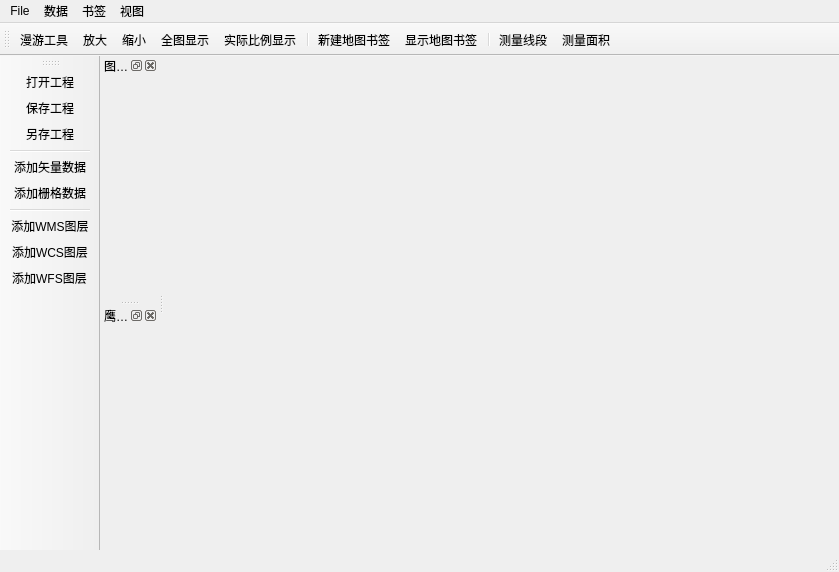
<?xml version="1.0" encoding="UTF-8"?>
<ui version="4.0">
 <class>DataViewerClass</class>
 <widget class="QMainWindow" name="DataViewerClass">
  <property name="geometry">
   <rect>
    <x>0</x>
    <y>0</y>
    <width>839</width>
    <height>572</height>
   </rect>
  </property>
  <property name="windowTitle">
   <string>DataViewer</string>
  </property>
  <widget class="QWidget" name="centralWidget"/>
  <widget class="QMenuBar" name="menuBar">
   <property name="geometry">
    <rect>
     <x>0</x>
     <y>0</y>
     <width>839</width>
     <height>23</height>
    </rect>
   </property>
   <widget class="QMenu" name="menuFile">
    <property name="title">
     <string>File</string>
    </property>
    <addaction name="actionNewProject"/>
    <addaction name="actionOpenProject"/>
    <addaction name="actionSaveProject"/>
    <addaction name="actionSaveAsProject"/>
    <addaction name="separator"/>
    <addaction name="actionExit"/>
   </widget>
   <widget class="QMenu" name="menu">
    <property name="title">
     <string>数据</string>
    </property>
    <widget class="QMenu" name="menuMeasure">
     <property name="title">
      <string>测量</string>
     </property>
     <addaction name="actionMeasureLine"/>
     <addaction name="actionMeasureArea"/>
     <addaction name="actionMeasureAngle"/>
    </widget>
    <addaction name="actionAddVectorData"/>
    <addaction name="actionAddRasterData"/>
    <addaction name="actionAddWmsLayer"/>
    <addaction name="actionAddWfsLayer"/>
    <addaction name="actionAddWcsLayer"/>
    <addaction name="separator"/>
    <addaction name="menuMeasure"/>
   </widget>
   <widget class="QMenu" name="menu_2">
    <property name="title">
     <string>书签</string>
    </property>
    <addaction name="actionNewBookmark"/>
    <addaction name="actionShowBookmarks"/>
   </widget>
   <widget class="QMenu" name="menu_3">
    <property name="title">
     <string>视图</string>
    </property>
    <addaction name="actionLayerTreeControl"/>
    <addaction name="actionOverviewMap"/>
   </widget>
   <addaction name="menuFile"/>
   <addaction name="menu"/>
   <addaction name="menu_2"/>
   <addaction name="menu_3"/>
  </widget>
  <widget class="QToolBar" name="mainToolBar">
   <attribute name="toolBarArea">
    <enum>LeftToolBarArea</enum>
   </attribute>
   <attribute name="toolBarBreak">
    <bool>false</bool>
   </attribute>
   <addaction name="actionOpenProject"/>
   <addaction name="actionSaveProject"/>
   <addaction name="actionSaveAsProject"/>
   <addaction name="separator"/>
   <addaction name="actionAddVectorData"/>
   <addaction name="actionAddRasterData"/>
   <addaction name="separator"/>
   <addaction name="actionAddWmsLayer"/>
   <addaction name="actionAddWcsLayer"/>
   <addaction name="actionAddWfsLayer"/>
  </widget>
  <widget class="QStatusBar" name="statusBar"/>
  <widget class="QToolBar" name="toolBar">
   <property name="windowTitle">
    <string>toolBar</string>
   </property>
   <attribute name="toolBarArea">
    <enum>TopToolBarArea</enum>
   </attribute>
   <attribute name="toolBarBreak">
    <bool>false</bool>
   </attribute>
   <addaction name="actionPan"/>
   <addaction name="actionZoomIn"/>
   <addaction name="actionZoomOut"/>
   <addaction name="actionFullExtent"/>
   <addaction name="actionZoomActual"/>
   <addaction name="separator"/>
   <addaction name="actionNewBookmark"/>
   <addaction name="actionShowBookmarks"/>
   <addaction name="separator"/>
   <addaction name="actionMeasureLine"/>
   <addaction name="actionMeasureArea"/>
  </widget>
  <widget class="QDockWidget" name="LayerTreeControl">
   <property name="windowTitle">
    <string>图层管理器</string>
   </property>
   <attribute name="dockWidgetArea">
    <number>1</number>
   </attribute>
   <widget class="QWidget" name="dockWidgetContents"/>
  </widget>
  <widget class="QDockWidget" name="OverviewMap">
   <property name="floating">
    <bool>false</bool>
   </property>
   <property name="windowTitle">
    <string>鹰眼图</string>
   </property>
   <attribute name="dockWidgetArea">
    <number>1</number>
   </attribute>
   <widget class="QWidget" name="dockWidgetContents_2"/>
  </widget>
  <action name="actionAddVectorData">
   <property name="icon">
    <iconset resource="dataviewer.qrc">
     <normaloff>:/images/Resources/mActionAddOgrLayer.svg</normaloff>:/images/Resources/mActionAddOgrLayer.svg</iconset>
   </property>
   <property name="text">
    <string>添加矢量数据</string>
   </property>
   <property name="toolTip">
    <string>添加矢量数据</string>
   </property>
  </action>
  <action name="actionAddRasterData">
   <property name="icon">
    <iconset resource="dataviewer.qrc">
     <normaloff>:/images/Resources/mActionAddRasterLayer.svg</normaloff>:/images/Resources/mActionAddRasterLayer.svg</iconset>
   </property>
   <property name="text">
    <string>添加栅格数据</string>
   </property>
   <property name="toolTip">
    <string>添加栅格数据</string>
   </property>
  </action>
  <action name="actionAddWmsLayer">
   <property name="icon">
    <iconset resource="dataviewer.qrc">
     <normaloff>:/images/Resources/mActionAddWmsLayer.svg</normaloff>:/images/Resources/mActionAddWmsLayer.svg</iconset>
   </property>
   <property name="text">
    <string>添加WMS图层</string>
   </property>
   <property name="toolTip">
    <string>添加WMS图层</string>
   </property>
  </action>
  <action name="actionAddWfsLayer">
   <property name="icon">
    <iconset resource="dataviewer.qrc">
     <normaloff>:/images/Resources/mActionAddWfsLayer.svg</normaloff>:/images/Resources/mActionAddWfsLayer.svg</iconset>
   </property>
   <property name="text">
    <string>添加WFS图层</string>
   </property>
   <property name="toolTip">
    <string>添加WFS图层</string>
   </property>
  </action>
  <action name="actionAddWcsLayer">
   <property name="icon">
    <iconset resource="dataviewer.qrc">
     <normaloff>:/images/Resources/mActionAddWcsLayer.svg</normaloff>:/images/Resources/mActionAddWcsLayer.svg</iconset>
   </property>
   <property name="text">
    <string>添加WCS图层</string>
   </property>
   <property name="toolTip">
    <string>添加WCS图层</string>
   </property>
  </action>
  <action name="actionZoomIn">
   <property name="icon">
    <iconset resource="dataviewer.qrc">
     <normaloff>:/images/Resources/mActionZoomIn.svg</normaloff>:/images/Resources/mActionZoomIn.svg</iconset>
   </property>
   <property name="text">
    <string>放大</string>
   </property>
   <property name="toolTip">
    <string>放大</string>
   </property>
  </action>
  <action name="actionZoomOut">
   <property name="icon">
    <iconset resource="dataviewer.qrc">
     <normaloff>:/images/Resources/mActionZoomOut.svg</normaloff>:/images/Resources/mActionZoomOut.svg</iconset>
   </property>
   <property name="text">
    <string>缩小</string>
   </property>
   <property name="toolTip">
    <string>缩小</string>
   </property>
  </action>
  <action name="actionFullExtent">
   <property name="icon">
    <iconset resource="dataviewer.qrc">
     <normaloff>:/images/Resources/mActionZoomFullExtent.svg</normaloff>:/images/Resources/mActionZoomFullExtent.svg</iconset>
   </property>
   <property name="text">
    <string>全图显示</string>
   </property>
   <property name="toolTip">
    <string>全图显示</string>
   </property>
  </action>
  <action name="actionZoomActual">
   <property name="icon">
    <iconset resource="dataviewer.qrc">
     <normaloff>:/images/Resources/mActionZoomActual.svg</normaloff>:/images/Resources/mActionZoomActual.svg</iconset>
   </property>
   <property name="text">
    <string>实际比例显示</string>
   </property>
   <property name="toolTip">
    <string>实际比例显示</string>
   </property>
  </action>
  <action name="actionNewBookmark">
   <property name="icon">
    <iconset resource="dataviewer.qrc">
     <normaloff>:/images/Resources/mActionNewBookmark.svg</normaloff>:/images/Resources/mActionNewBookmark.svg</iconset>
   </property>
   <property name="text">
    <string>新建地图书签</string>
   </property>
   <property name="toolTip">
    <string>新建地图书签</string>
   </property>
  </action>
  <action name="actionShowBookmarks">
   <property name="icon">
    <iconset resource="dataviewer.qrc">
     <normaloff>:/images/Resources/mActionShowBookmarks.svg</normaloff>:/images/Resources/mActionShowBookmarks.svg</iconset>
   </property>
   <property name="text">
    <string>显示地图书签</string>
   </property>
   <property name="toolTip">
    <string>显示地图书签</string>
   </property>
  </action>
  <action name="actionPan">
   <property name="icon">
    <iconset resource="dataviewer.qrc">
     <normaloff>:/images/Resources/mActionPan.svg</normaloff>:/images/Resources/mActionPan.svg</iconset>
   </property>
   <property name="text">
    <string>漫游工具</string>
   </property>
   <property name="toolTip">
    <string>漫游工具</string>
   </property>
  </action>
  <action name="actionOpenProject">
   <property name="icon">
    <iconset resource="dataviewer.qrc">
     <normaloff>:/images/Resources/mActionFileOpen.svg</normaloff>:/images/Resources/mActionFileOpen.svg</iconset>
   </property>
   <property name="text">
    <string>打开工程</string>
   </property>
   <property name="toolTip">
    <string>打开QGIS工程</string>
   </property>
  </action>
  <action name="actionSaveProject">
   <property name="icon">
    <iconset resource="dataviewer.qrc">
     <normaloff>:/images/Resources/mActionFileSave.svg</normaloff>:/images/Resources/mActionFileSave.svg</iconset>
   </property>
   <property name="text">
    <string>保存工程</string>
   </property>
   <property name="toolTip">
    <string>保存QGIS工程文件</string>
   </property>
  </action>
  <action name="actionSaveAsProject">
   <property name="icon">
    <iconset resource="dataviewer.qrc">
     <normaloff>:/images/Resources/mActionFileSaveAs.svg</normaloff>:/images/Resources/mActionFileSaveAs.svg</iconset>
   </property>
   <property name="text">
    <string>另存工程</string>
   </property>
   <property name="toolTip">
    <string>QGIS工程另存为</string>
   </property>
  </action>
  <action name="actionExit">
   <property name="text">
    <string>退出</string>
   </property>
  </action>
  <action name="actionNewProject">
   <property name="icon">
    <iconset resource="dataviewer.qrc">
     <normaloff>:/images/Resources/mActionFileNew.svg</normaloff>:/images/Resources/mActionFileNew.svg</iconset>
   </property>
   <property name="text">
    <string>新建工程</string>
   </property>
   <property name="toolTip">
    <string>新建工程</string>
   </property>
  </action>
  <action name="actionOverviewMap">
   <property name="text">
    <string>鹰眼图</string>
   </property>
   <property name="toolTip">
    <string>鹰眼图</string>
   </property>
  </action>
  <action name="actionLayerTreeControl">
   <property name="text">
    <string>图层管理器</string>
   </property>
   <property name="toolTip">
    <string>图层管理器</string>
   </property>
  </action>
  <action name="actionMeasureLine">
   <property name="icon">
    <iconset resource="dataviewer.qrc">
     <normaloff>:/images/Resources/mActionMeasure.svg</normaloff>:/images/Resources/mActionMeasure.svg</iconset>
   </property>
   <property name="text">
    <string>测量线段</string>
   </property>
  </action>
  <action name="actionMeasureArea">
   <property name="icon">
    <iconset resource="dataviewer.qrc">
     <normaloff>:/images/Resources/mActionMeasureArea.svg</normaloff>:/images/Resources/mActionMeasureArea.svg</iconset>
   </property>
   <property name="text">
    <string>测量面积</string>
   </property>
   <property name="toolTip">
    <string>测量面积</string>
   </property>
  </action>
  <action name="actionMeasureAngle">
   <property name="icon">
    <iconset resource="dataviewer.qrc">
     <normaloff>:/images/Resources/mActionMeasureAngle.svg</normaloff>:/images/Resources/mActionMeasureAngle.svg</iconset>
   </property>
   <property name="text">
    <string>测量角度</string>
   </property>
   <property name="toolTip">
    <string>测量角度</string>
   </property>
  </action>
  <action name="actionMeasure">
   <property name="text">
    <string>测量</string>
   </property>
  </action>
 </widget>
 <layoutdefault spacing="6" margin="11"/>
 <resources>
  <include location="dataviewer.qrc"/>
 </resources>
 <connections/>
</ui>
